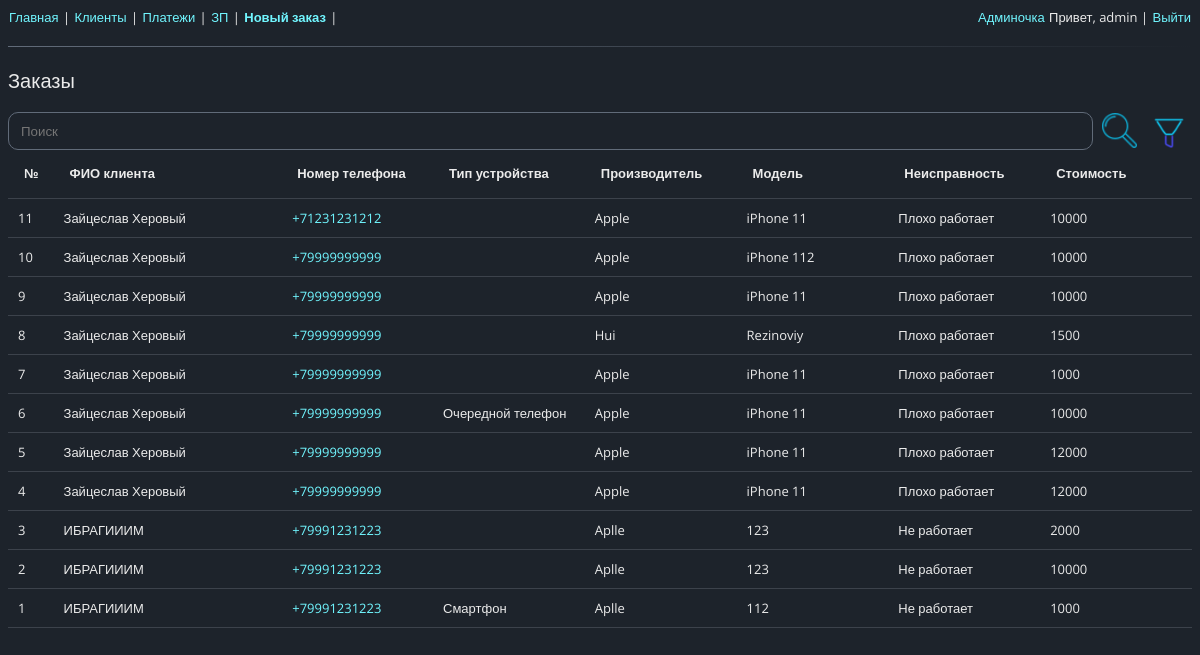
/ (signed in), run on an earlier commit of the app's database.
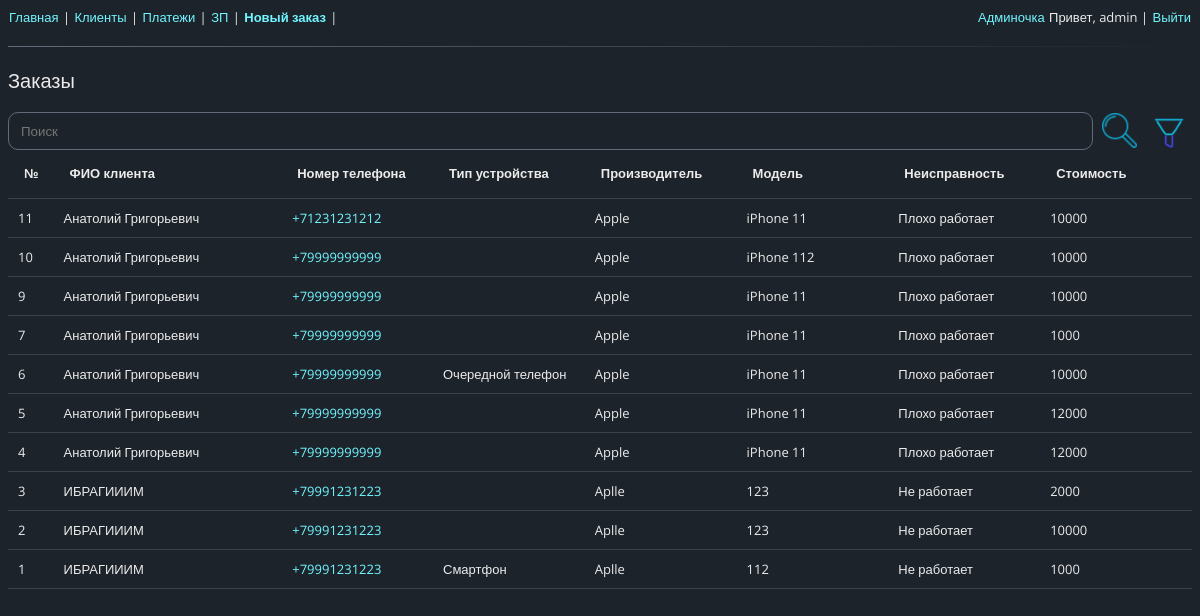
And on a later commit of the database.
### users/models.py (models this page shows)
class Employees(AbstractUser):
    percent = models.IntegerField(verbose_name='Процент от заказа', default=50)
    earnings = models.IntegerField(default=0, verbose_name='Заработок с последней выплаты')
    def __str__(self) -> str:
        full_name = super().get_full_name()
        return full_name

### orders/models.py (models this page shows, shortened)
class Order(models.Model):
    class Meta:
        verbose_name = 'Заказ'
        verbose_name_plural = 'Заказы'
        ordering = ['-pk']
    def get_absolute_url(self):
        return reverse('order', kwargs={'order_id': self.pk})
    client = models.ForeignKey(Client, on_delete=models.PROTECT, verbose_name='Клиент')
    employee = models.ForeignKey(Employees, on_delete=models.PROTECT, null=True, blank=True,
                                verbose_name='Исполнитель')
    whats_broken = models.CharField(max_length=50, verbose_name='Неисправность')
    device_appearance = models.CharField(max_length=80, blank=True,
                                         default='', verbose_name='Состояние')
    device_type = models.CharField(max_length=20, blank=True, default='',
                                   verbose_name='Тип устройства')
    imei = models.CharField(max_length=20, blank=True, default='', verbose_name='IMEI/SN')
    device_brand = models.CharField(max_length=20, verbose_name='Производитель')
    device_model = models.CharField(max_length=20, verbose_name='Модель')
    device_kit = models.CharField(max_length=80, blank=True, default='',
                                  verbose_name='Комплектация')
    device_pass = models.CharField(max_length=20, blank=True, default='',
                                   verbose_name='Пароль')
    price = models.IntegerField(verbose_name='Орентировоная стоимость')
    note_hidden = models.CharField(max_length=150, blank=True, default='',
                                   verbose_name='Заметки клиент НЕ видит')
    note_client = models.CharField(max_length=150, blank=True, default='',
                                   verbose_name='Заметки клиент видит')
    prepayment = models.IntegerField(null=True, blank=True, verbose_name='Предоплата')
    profit = models.IntegerField(null=True, default=0, verbose_name='Профит')
    debt = models.IntegerField(null=True, default=0, verbose_name='Клиент должен')
    date_creation = models.DateTimeField(default=timezone.now, null=True, verbose_name='Дата создания')
    date_completion = models.DateTimeField(null=True, verbose_name='Дата готовности')
    in_work = models.BooleanField(default=True)

### clients/models.py (models this page shows, shortened)
class Client(models.Model):
    name = models.CharField(max_length=40, verbose_name='Имя')
    tel = models.CharField(max_length=15, verbose_name='Номер телефона')
    email = models.EmailField(blank=True, default='', verbose_name='E-mail')
    source = models.ForeignKey(ClientSource, on_delete=models.PROTECT,
                               null=True, blank=True, verbose_name='Источник')
    adress = models.CharField(max_length=150, blank=True, default='', verbose_name='Адрес')
    comment_client = models.CharField(max_length=50, blank=True, default='',
                                      verbose_name='Комментарий о клиенте')

### orders/views.py (the view)
# urls.py: path('', OrdersView.as_view(), name='orders'),
class OrdersView(PermissionRequiredMixin, ListView):
    permission_required = 'orders.view_order'
    login_url = reverse_lazy('login')
    model = Order
    template_name = 'orders.html'
    context_object_name = 'orders'
    paginate_by = 15
    def get_queryset(self) -> QuerySet[Any]:
        query = self.request.GET.get('search')
        if query:
            queryset = Order.objects.filter(Q(id__contains=query) | \
                                            Q(client__tel__contains=query) | \
                                            Q(client__name__contains=query) | \
                                            Q(whats_broken__icontains=query) | \
                                            Q(device_type__icontains=query) | \
                                            Q(device_brand__icontains=query) | \
                                            Q(device_model__icontains=query))
        else:
            queryset = get_filtered_queryset(self)
        return queryset
    def get_context_data(self, **kwargs):
        context = super().get_context_data(**kwargs)
        context['delete_form'] = Form
        context['search_query'] = self.request.GET.get('search')
        context['filter_date_form'] = FilterDateForm(initial={'date': self.request.GET.get('date'),
                                                              'start': self.request.GET.get('start'),
                                                              'end': self.request.GET.get('end')})
        context['filter_employee_form'] = FilterEmployeeForm(initial={
                                                             'employee': self.request.GET.get('employee')})
        return context

### my_service/filter_forms.py
class FilterEmployeeForm(forms.ModelForm):
    class Meta:
        model = Employees
        fields = ['id']
    employee = forms.ModelChoiceField(label='Сотрудник',
                                      required=False,
                                      empty_label='Выбрать сотрудника',
                                      queryset=Employees.objects.all(),
                                      widget=forms.Select(attrs={'class': 'text-field__input'}))

### my_service/filter_forms.py (called while the page is built)
def get_filtered_queryset(self):
    if self.request.GET.get('date') and self.request.GET.get('employee'):
        interval = get_interval(self)
        queryset = self.model.objects.filter(date_creation__range=(interval['start'], interval['end'])) & \
                   self.model.objects.filter(employee_id=self.request.GET.get('employee'))
    elif self.request.GET.get('date'):
        interval = get_interval(self)
        queryset = self.model.objects.filter(date_creation__range=(interval['start'], interval['end']))
    elif self.request.GET.get('employee'):
        queryset = self.model.objects.filter(employee_id=self.request.GET.get('employee'))
    else:
        queryset = self.model.objects.all()
    return queryset

### orders/templates/orders.html (shortened to what this page needs)
{% extends "base.html" %}
{% load static %}
{% block head %}
<link rel="stylesheet" href="{% static 'css/filter_bar.css' %}" />
{% endblock head %}
{% block content%}
<span class="big_text">
Заказы
</span>
<br>
<br>
<div class="search_container">
    <div class="search_container-search">
        <form class action="" method="GET">
            <input class="text-field__input search" type="text" name="search" placeholder="Поиск"
            {% if search_query %} value="{{ search_query }}">
            {% else %} value="">
            {% endif %}
            <button class="icon_button last">
                <img src="{% static 'icons/search.png' %}" height="35" alt="filter">
            </button>
        </form>
    </div>
    <div class="search_container-icons">
        <button id="filter_button" class="icon_button">
            <img src="{% static 'icons/filter.png' %}" height="40" alt="filter">
        </button>
    </div>
</div>
<br><br>
<div>
<table class="orders full_width">
    <thead class="orders">
        <th>№</th>
        <th>ФИО клиента</th>
        <th>Номер телефона</th>
        <th>Тип устройства</th>
        <th>Производитель</th>
        <th>Модель</th>
        <th>Неисправность</th>
        <th>Стоимость</th>
    </thead>
    <tbody>
        {% for order in orders %}
            <tr class="selectable" onclick="document.location = '{{order.get_absolute_url}}';">
                <td>{{ order.id }}</td>
                <td>{{ order.client.name }}</td>
                <td><a href="tel:{{ order.client.tel }}">{{ order.client.tel }}</a></td>
                <td>{{ order.device_type }}</td>
                <td>{{ order.device_brand }}</td>
                <td>{{ order.device_model }}</td>
                <td>{{ order.whats_broken }}</td>
                <td>{{ order.price }}</td>
            </tr>
        {% endfor %}
    </tbody>
</table>
</div>
{% endblock content %}

### my_service/templates/base.html (shortened to what this page needs)
<!DOCTYPE html>
{% load static %}
{% load search_param_replace_tag %}
<html>
<head>
    <link rel="stylesheet" href="{% static 'css/style.css' %}" />
    <link rel="stylesheet" href="{% static 'css/table.css' %}" />
    <link rel="stylesheet" href="{% static 'css/popup.css' %}" />
    {% block head %} {% endblock head %}
</head>
<body>
    <div>
        <a href="{% url 'orders' %}">Главная</a> |
        <a href="{% url 'clients' %}">Клиенты</a> |
        <a href="{% url 'payments' %}?date=month">Платежи</a> |
        <a href="{% url 'main_salary' %}">ЗП</a> |
        <a href="{% url 'create_order' %}"><b>Новый заказ</b></a> |
        {% if request.user.is_authenticated %}
            <div class="last">
            {% if request.user.is_superuser %}
                <a href="/admin/">Админочка</a>
            {% endif %}
            Привет, {{ request.user.username }} |
            <a href="{% url 'logout' %}">Выйти</a>   </div>
        {% else %}
            <div class="last"><a href="{% url 'login' %}"><b>Войти</b></a> |
            <a href="{% url 'register' %}"><b>Регистрация</b></a></div>
        {% endif %}
    </div>
    <hr>
    <div>{% block content%}{% endblock content %}</div>
</body>
</html>

### my_service/static/css/style.css (style rules this page uses)
*, *::before, *::after { box-sizing: border-box; }
hr { margin: 20px 0; height: 1px; border: none; background: linear-gradient(60deg, #616b79, #1d232b) }
body { font-family: 'Open Sans', sans-serif; font-weight: 400; font-size: 13px; color: #ebebeb; background-color: #1d232b; }
.text-field__input { color: #ffffff; display: block; width: 100%; height: calc(2.25rem + 2px); margin-bottom: 0px; padding: 0px 0.75rem; font-family: inherit; border: 1px solid #616b79; background-color: #1d232b; border-radius: 10px; }
.text-field__input.search { display: inline-block; width: calc(100% - 50px); }
.search_container { position: fixed; display: flex; flex-direction: row; flex-wrap: wrap; width: 100%; }
.search_container-search { flex-direction: column; width: calc(100% - 80px); flex-grow: 1; overflow-y: auto; }
.search_container-icons { flex-direction: column; width: 50px; overflow-y: auto; flex-grow: 1; }
.icon_button { border: none; background: transparent; cursor: pointer; }
.last { float: right; }
.big_text { font-size: 20px; }
a { outline: none; padding: 2px 1px 0; }
a:link { color: #71f6ff; text-decoration: none; }

### my_service/static/css/table.css (style rules this page uses)
table { border-collapse: collapse; box-shadow: 0px 0px 0px 0px rgba(0, 0, 0, 0.068); }
table.full_width { table-layout: fixed; width: 100%; }
thead.orders th:nth-child(1) { width: 3%; }
thead.orders th:nth-child(2) { width: 15%; }
thead.orders th:nth-child(3) { width: 10%; }
thead.orders th:nth-child(4) { width: 10%; }
thead.orders th:nth-child(5) { width: 10%; }
thead.orders th:nth-child(6) { width: 10%; }
thead.orders th:nth-child(7) { width: 10%; }
thead.orders th:nth-child(8) { width: 10%; }
th { background: #1d232b; padding: 16px; font-size: 13px; font-weight: 600; text-align: left; }
tr { padding: 5px; background-color: #1d232b; border-bottom: solid; border-color: #3c424b; border-width: 1px; }
td { padding: 10px; }

What changed in the data, as far as the page shows it:
removed Order: id "8", client.name "Зайцеслав Херовый", client.tel "+79999999999", device_brand "Hui", device_model "Rezinoviy", whats_broken "Плохо работает", price "1500"
changed through a linked row, Order id 11: client.name "Зайцеслав Херовый" → "Анатолий Григорьевич"
changed through a linked row, Order "iPhone 112": client.name "Зайцеслав Херовый" → "Анатолий Григорьевич"
changed through a linked row, Order id 9: client.name "Зайцеслав Херовый" → "Анатолий Григорьевич"
changed through a linked row, Order id 7: client.name "Зайцеслав Херовый" → "Анатолий Григорьевич"
changed through a linked row, Order "Очередной телефон": client.name "Зайцеслав Херовый" → "Анатолий Григорьевич"
changed through a linked row, Order id 5: client.name "Зайцеслав Херовый" → "Анатолий Григорьевич"
changed through a linked row, Order id 4: client.name "Зайцеслав Херовый" → "Анатолий Григорьевич"
